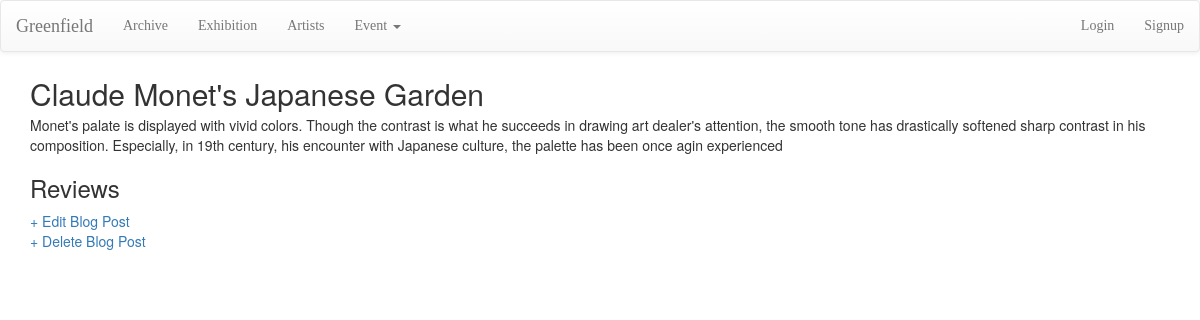
The app's page /blog/post/2/ with its own data.
### blog/models.py (models this page shows, shortened)
class Post(models.Model):
    title = models.CharField(max_length=200)
    author = models.ForeignKey(
        'auth.User',
         on_delete=models.CASCADE,
    )
    body = models.TextField()

### blog/views.py (the view)
# urls.py: path('post/<int:pk>/', BlogDetailView.as_view(), name='post_detail'), # new
class BlogDetailView(DetailView):
    model=Post
    template_name="post_detail.html"

### templates/post_detail.html (shortened to what this page needs)
{% extends 'base_menu.html' %}
{% block content %}
<div class="container">
  <div class="post-entry">
    <h2>{{ post.title }}</h2>
    <p>{{ post.body }}</p>
  </div>
  {% if user.is_authenticated %}
  {% load crispy_forms_tags %}
  {% endif %}
  <div>
    <h3>Reviews</h3>
  </div>
  <a href="{% url 'blog:post_edit' post.pk %}">+ Edit Blog Post</a>
  <p><a href="{% url 'blog:post_delete' post.pk %}">+ Delete Blog Post</a></p>
</div>
  {% endblock content %}

### static/css/base.css (style rules this page uses)
body { font-family: 'Source Sans Pro', sans-serif; font-size: 18px; text-decoration: none; background-color: grey; color:white; }
.post-entry { margin-bottom: 2rem; }
.post-entry h2 { margin: 0.5rem 0; }
.post-entry p { margin: 0; font-weight: 400; }

### records on screen
Post: title "Claude Monet's Japanese Garden", body "Monet's palate is displayed with vivid colors. Though the contrast is what he succeeds in drawing art dealer's attention, the smooth tone has drastically softened sharp contrast in his composition. Especially, in 19th century, his encounter with Japanese culture, the palette has been once agin experienced"
